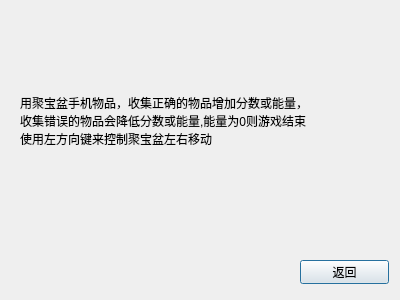
<?xml version="1.0" encoding="UTF-8"?>
<ui version="4.0">
 <class>DialogHelp</class>
 <widget class="QDialog" name="DialogHelp">
  <property name="geometry">
   <rect>
    <x>0</x>
    <y>0</y>
    <width>400</width>
    <height>300</height>
   </rect>
  </property>
  <property name="windowTitle">
   <string>Dialog</string>
  </property>
  <widget class="QPushButton" name="pushButton">
   <property name="geometry">
    <rect>
     <x>300</x>
     <y>260</y>
     <width>89</width>
     <height>24</height>
    </rect>
   </property>
   <property name="text">
    <string>返回</string>
   </property>
  </widget>
  <widget class="QLabel" name="label">
   <property name="geometry">
    <rect>
     <x>20</x>
     <y>20</y>
     <width>351</width>
     <height>201</height>
    </rect>
   </property>
   <property name="text">
    <string>用聚宝盆手机物品，收集正确的物品增加分数或能量，
收集错误的物品会降低分数或能量,能量为0则游戏结束
使用左方向键来控制聚宝盆左右移动</string>
   </property>
  </widget>
 </widget>
 <resources/>
 <connections/>
</ui>
